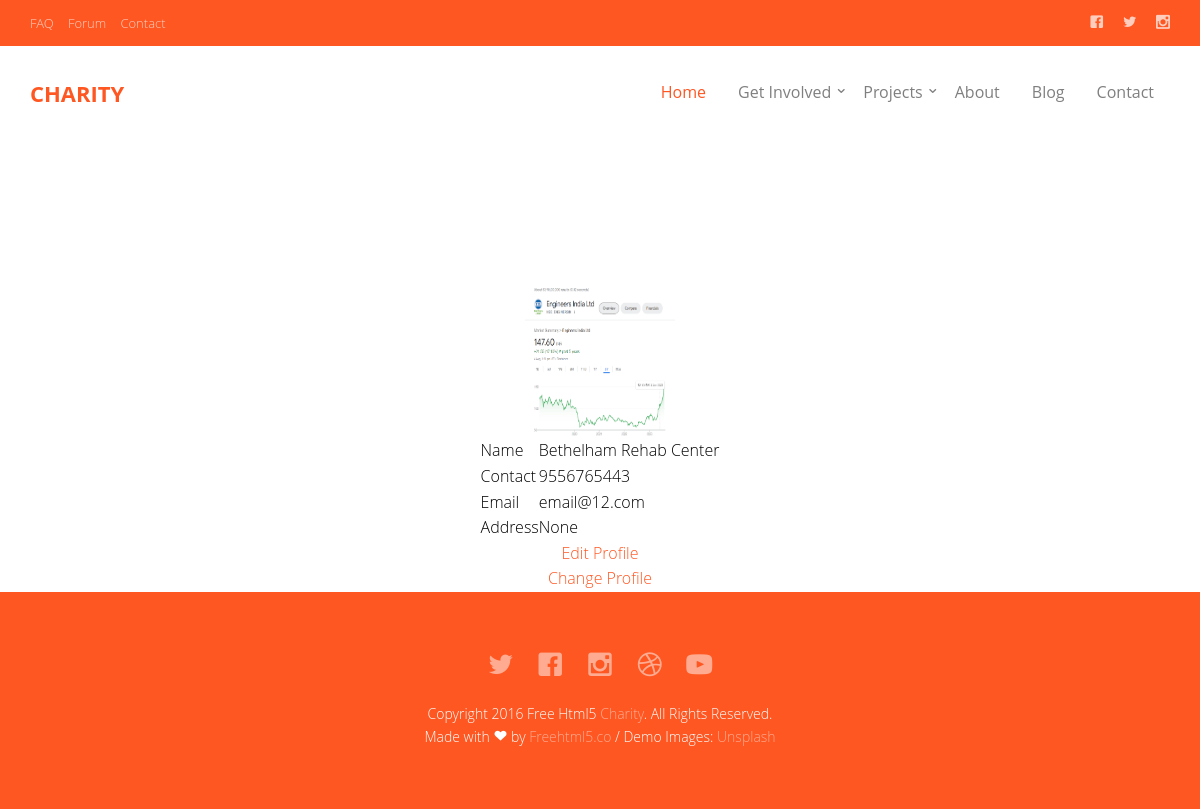
/Orphanage/Myprofile/ (signed in), run on the app's committed database.
### Guest/models.py (models this page shows)
class tbl_orphanage(models.Model):
    orphanage_name=models.CharField(max_length=50)
    orphanage_contact=models.CharField(max_length=50)
    orphanage_email=models.CharField(max_length=50)
    orphanage_password=models.CharField(max_length=50)
    place = models.ForeignKey(tbl_place, on_delete=models.CASCADE)
    orphanage_photo = models.FileField(upload_to='Assets/UserPhoto/')
    orphanage_proof = models.FileField(upload_to='Assets/UserProof/')
    orphanage_status = models.IntegerField(default="0")
    orphanage_count = models.IntegerField(default="0",null=True)
    orphanage_address=models.CharField(max_length=50,null=True)

### Orphanage/views.py (the view)
# urls.py: path('Myprofile/',views.my_pro,name="my_pro"),
def my_pro(request):
    data=tbl_orphanage.objects.get(id=request.session["oid"])
    return render(request,"Orphanage/MyProfile.html",{'data':data})

### Orphanage/Templates/Orphanage/MyProfile.html (shortened to what this page needs)
{% extends 'Orphanage/Header.html' %}
{% load static %}
{% block content %}
<!DOCTYPE html>
<html lang="en">
<head>
</head>
<body>
    <div class="container-fluid d-bg-image">
        <div class="d-profile">
            <table align="center" style="color: black;" cellpadding="10px" class="d-card">
                <tr>
                    <td colspan="2" align="center"><img src="{{data.orphanage_photo.url}}" alt="" width="150" height="150"></td>
                </tr>
                <tr>
                    <td>Name</td>
                    <td>{{data.orphanage_name}}</td>
                </tr>
                <tr>
                    <td>Contact</td>
                    <td>{{data.orphanage_contact}}</td>
                </tr>
                <tr>
                    <td>Email</td>
                    <td>{{data.orphanage_email}}</td>
                </tr>
                <tr>
                    <td>Address</td>
                    <td>{{data.orphanage_address}}</td>
                </tr>
                <tr>
                    <td colspan="2" align="center"><a class="d-card-button" href="{% url 'Orph:editprofile' %}">Edit Profile</a>
                    </td>
                </tr>
                <tr>
                    <td colspan="2" align="center"><a class="d-card-button" href="{% url 'Orph:changepassword' %}">Change Profile</a>
                    </td>
                </tr>
            </table>
        </div>
    </div>
</body>
</html>
{% endblock content %}

### Guest/static/Main/css/style.css (style rules this page uses)
body { font-family: "Open Sans", Arial, sans-serif; line-height: 1.6; font-size: 16px; background: #fff; color: #848484; font-weight: 300; overflow-x: hidden; }
a { color: #ff5722; -webkit-transition: 0.5s, ease; -o-transition: 0.5s, ease; transition: 0.5s, ease; }

### data on the page
tbl_orphanage: orphanage_photo (picture), orphanage_name "Bethelham Rehab Center", orphanage_contact "9556765443", orphanage_email "email@12.com", orphanage_address "None"
